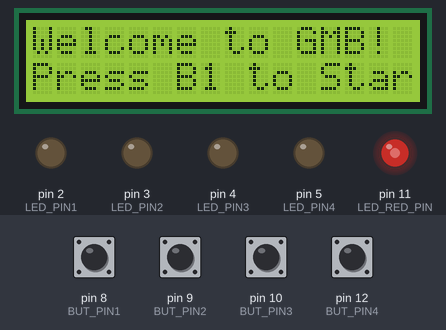
Bench run of a sketch on a simulated Arduino Uno, built with avr-gcc and run on an emulated ATmega328P. On the bench: 16×2 character LCD, output pins drawn as LEDs (lit = HIGH). The inputs (shaded band) are chosen by the test bench; at power-on: pin 8 (BUT_PIN1), pin 9 (BUT_PIN2), pin 10 (BUT_PIN3), pin 12 (BUT_PIN4) LOW. Sleep ends after the set time or at an interrupt; random numbers use the default seed unless the sketch sets one.

Above: at 1.3 s.
1.4 s: pin 12 (BUT_PIN4) pulled HIGH for 0.15 s
At 2.8 s:
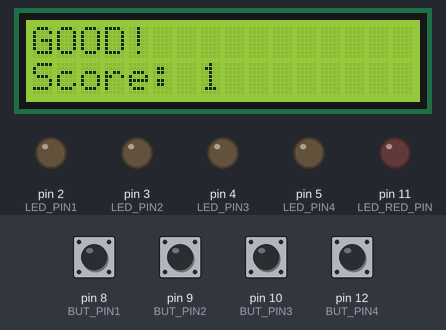
4.5 s: pin 8 (BUT_PIN1) pulled HIGH for 0.15 s
At 5.1 s:
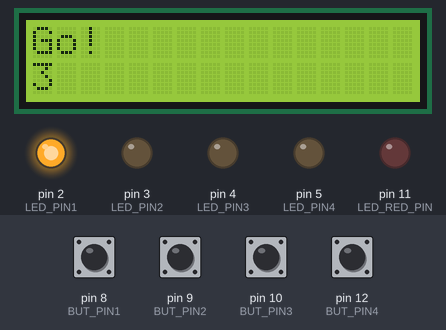
6.1 s: pin 9 (BUT_PIN2) pulled HIGH for 0.15 s
At 6.9 s:
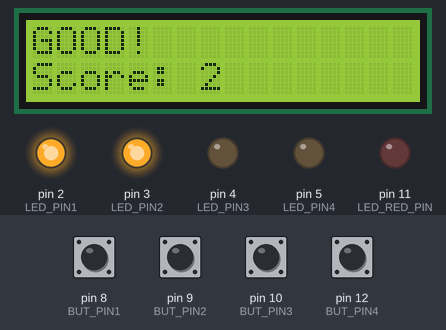
9.2 s: pin 9 (BUT_PIN2) pulled HIGH for 1 s
At 10.4 s:
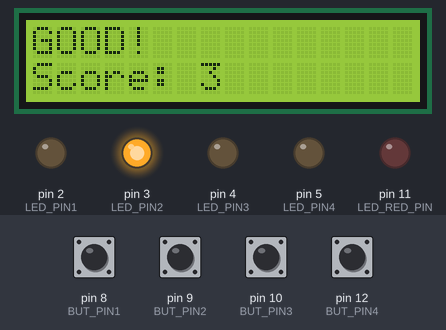
13.2 s: pin 10 (BUT_PIN3) pulled HIGH for 0.15 s
At 14.1 s:
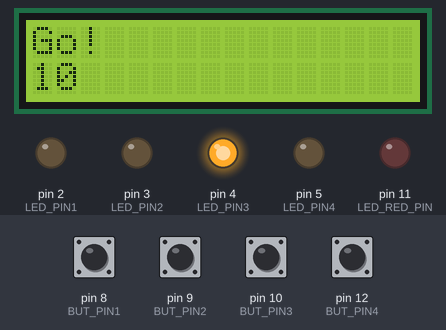
16.3 s: pin 8 (BUT_PIN1) pulled HIGH for 1 s
At 19.0 s:
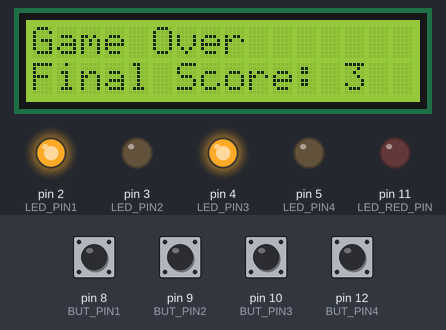
Timing chart, 0 to 38.3 s (numbered marks = the images above; inputs shaded):
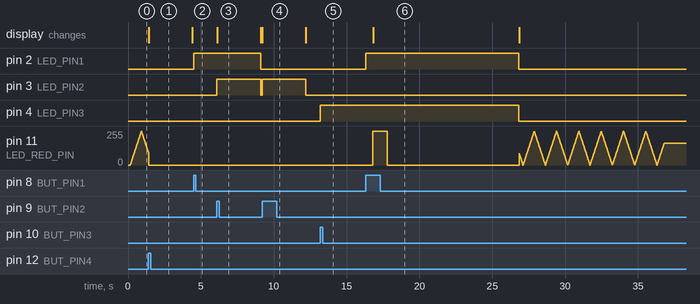

Measured:
- after the input at 1.4 s, the display: changes at once (image 1)
- after the input at 4.5 s, pin 2 (LED_PIN1): LOW → HIGH at once
- after the input at 6.1 s, pin 2 (LED_PIN1): HIGH → LOW after 3.0 s; pin 3 (LED_PIN2): LOW → HIGH at once, → LOW 3.0 s later; the display: changes at once (image 3)
- after the input at 9.2 s, pin 3 (LED_PIN2): LOW → HIGH at once, → LOW 3.0 s later; the display: changes at once (image 4)
- after the input at 13.2 s, pin 4 (LED_PIN3): LOW → HIGH at once
- after the input at 16.3 s, pin 2 (LED_PIN1): LOW → HIGH at once, → LOW 10.5 s later

The sketch:

main.ino
```cpp
#include "game_state.h"
#include "lcd.h"
#include "led.h"
#include "button.h"

void setup()
{
  Serial.begin(9600);
  randomSeed(analogRead(1));
  buttons_init();
  leds_init();
  lcd_init();
  set_game_state(STARTING_STATE);
}

void loop()
{
  switch (game_state)
  {
    case STARTING_STATE:
      starting_state();
      break;
    case PLAYING_STATE:
      playing_state();
      break;
    case WINNING_STATE:
      winning_state();
      break;
    case LOSING_STATE:
      losing_state();
      break;
    case SLEEP_STATE:
      break;
  }
}
```

button.cpp
```cpp
#include "button.h"
#include <EnableInterrupt.h>
#include "config.h"
int button_pin[] {BUT_PIN1, BUT_PIN2, BUT_PIN3, BUT_PIN4};
bool button_state[] {false, false, false, false};


void reset_button_state()
{
  for (int i = 0; i < N; i++)
  {
    noInterrupts();
    button_state[i] = false;
    interrupts();
  }
}

bool get_button_value(int index) {
  bool value;
  noInterrupts();
  value = button_state[index];
  interrupts();
  return value;
}

void button_pressed(int index)
{
  static unsigned long last_interrupt_time[N] = {0};
  unsigned long interrupt_time = millis();
  if (interrupt_time - last_interrupt_time[index] < 200)
    return;
  last_interrupt_time[index] = interrupt_time;
  button_state[index] = !button_state[index];
}

void button_pressed0()
{
  button_pressed(0);
}

void button_pressed1()
{
  button_pressed(1);
}

void button_pressed2()
{
  button_pressed(2);
}

void button_pressed3()
{
  button_pressed(3);
}

void buttons_init()
{
  for (int i = 0; i < N; i++)
  {
    pinMode(button_pin[i], INPUT);
  }
  pinMode(POT_PIN, INPUT);
  enableInterrupt(button_pin[0], button_pressed0, RISING);
  enableInterrupt(button_pin[1], button_pressed1, RISING);
  enableInterrupt(button_pin[2], button_pressed2, RISING);
  enableInterrupt(button_pin[3], button_pressed3, RISING);
}
```

button.h
```cpp
#ifndef _BUTTON_H_
#define _BUTTON_H_

void buttons_init();

bool get_button_value(int index);

void reset_button_state();
#endif
```

game_state.cpp
```cpp
#include "game_state.h"
#include <avr/sleep.h>
#include "Arduino.h"

#include "config.h"
#include "lcd.h"
#include "button.h"
#include "led.h"

int game_state;
int game_number = 0;
unsigned long change_state_time = 0;
int score = 0;
int time = 10000;
int difficulty = 1;
double scaling = 1.15;

void adjust_difficulty()
{
  int potValue = analogRead(POT_PIN);
  difficulty = map(potValue, 0, 1024, 1, 5);
}


void set_game_state(int state)
{
  change_state_time = millis();
  game_state = state;
  switch (state)
  {
    case STARTING_STATE:
      score = 0;
      reset_button_state();
      reset_leds();
      lcd_display_string("Welcome to GMB!", "Press B1 to Start");
      break;
    case PLAYING_STATE:
      if (score == 0)
      {
        adjust_difficulty();
        time = 10000 - difficulty * 1000;
      }else{
        time = time / scaling;
      }
      set_red_led(LOW);
      reset_button_state();
      reset_leds();
      generate_game_number();
      lcd_display_string("Go!", "", game_number);
      break;
    case WINNING_STATE:
      score++;
      lcd_display_string("GOOD!", "Score: ", score);
      break;
    case LOSING_STATE:
      set_red_led(HIGH);
      lcd_display_string("Game Over", "Final Score: ", score);
      break;
    case SLEEP_STATE:
      delay(500);
      set_sleep_mode(SLEEP_MODE_PWR_DOWN);
      sleep_enable();
      sleep_mode();
      sleep_disable();
      set_game_state(STARTING_STATE);
      break;
  }
}

bool game_won()
{
  return get_button_value(0) * 1 + get_button_value(1) * 2 + get_button_value(2) * 4 + get_button_value(3) * 8 == game_number;
}

void starting_state()
{
  if (get_button_value(3))
  {
    set_game_state(PLAYING_STATE);
    return;
  }
  if (millis() - change_state_time > 10000)
  {
    set_game_state(SLEEP_STATE);
    return;
  }
  blink_red_led();
}

void playing_state()
{
  bool won = game_won();
  for (int i = 0; i < N; i++)
  {
    if (get_button_value(i))
    {
      set_led(i, HIGH);
    }
    else
    {
      set_led(i, LOW);
    }
  }
  if (won)
  {
    set_game_state(WINNING_STATE);
    return;
  }
  if (millis() - change_state_time > time)
  {
    set_game_state(LOSING_STATE);
  }
}

void winning_state()
{
  if (millis() - change_state_time > 3000)
  {
    set_game_state(PLAYING_STATE);
  }
}

void losing_state()
{

  if (millis() - change_state_time > 1000)
  {
    set_red_led(LOW);
  }
  if (millis() - change_state_time > 10000)
  {
    set_game_state(STARTING_STATE);
  }
}

void generate_game_number()
{
  game_number = random(16);
}
```

game_state.h
```cpp
#ifndef _GAME_STATE_H_
#define _GAME_STATE_H_

#define STARTING_STATE 0
#define PLAYING_STATE 1
#define WINNING_STATE 2
#define LOSING_STATE 3
#define SLEEP_STATE 4

extern int game_state;

void generate_game_number();

void starting_state();

void playing_state();

void winning_state();

void losing_state();

void set_game_state(int state);

#endif
```

led.cpp
```cpp
#include "led.h"

#include "config.h"
#include "Arduino.h"

int led_pin[]{LED_PIN1, LED_PIN2, LED_PIN3, LED_PIN4};

void leds_init() {
    for (int i = 0; i < N; i++) {
        pinMode(led_pin[i], OUTPUT);
    }
    pinMode(LED_RED_PIN, OUTPUT);
}

void set_led(int index, int value) {
    digitalWrite(led_pin[index], value);
}

void set_red_led(int value) {
    digitalWrite(LED_RED_PIN, value);
}

void reset_leds() {
    for (int i = 0; i < N; i++) {
        set_led(i, LOW);
    }
}

void blink_red_led() {
    static int current_intensity = 0;
    static int delta_intensity = 5;
    current_intensity += delta_intensity;
    if (current_intensity == 0 || current_intensity == 255) {
        delta_intensity = -delta_intensity;
    }
    analogWrite(LED_RED_PIN, current_intensity);
    delay(15);
}
```

led.h
```cpp
#ifndef _LED_H_
#define _LED_H_

void leds_init();

void set_led(int index, int value);

void blink_red_led();

void reset_leds();

void set_red_led(int value);
#endif
```

config.h
```cpp
#ifndef __CONFIG__
#define __CONFIG__

#define N 4

#define LED_PIN1 2
#define LED_PIN2 3
#define LED_PIN3 4
#define LED_PIN4 5

#define LED_RED_PIN 11

#define BUT_PIN1 8
#define BUT_PIN2 9
#define BUT_PIN3 10
#define BUT_PIN4 12

#define POT_PIN A0

#endif
```

lcd.cpp
```cpp
#include "lcd.h"

LiquidCrystal_I2C lcd(0x27, 20, 4);

void lcd_init() {
    lcd.init();
    lcd.backlight();
    lcd.begin(16, 2);
}

void lcd_display_string(char* first_line, char* second_line) {
    lcd.clear();
    lcd.setCursor(0, 0);
    lcd.print(first_line);
    lcd.setCursor(0, 1);
    lcd.print(second_line);
}

void lcd_display_string(char* first_line, char* second_line, int second_line_number) {
    char buffer[50];
    strcpy(buffer, second_line);
    char num_buffer[10];
    snprintf(num_buffer, 10, "%d", second_line_number);
    strcat(buffer, num_buffer);
    lcd_display_string(first_line, buffer);
}
```

lcd.h
```cpp
#ifndef _LCD_H_
#define _LCD_H_

#include <LiquidCrystal_I2C.h>

void lcd_init();

void lcd_display_string(char* first_line, char* second_line);
void lcd_display_string(char* first_line, char* second_line, int second_line_number);

#endif
```
